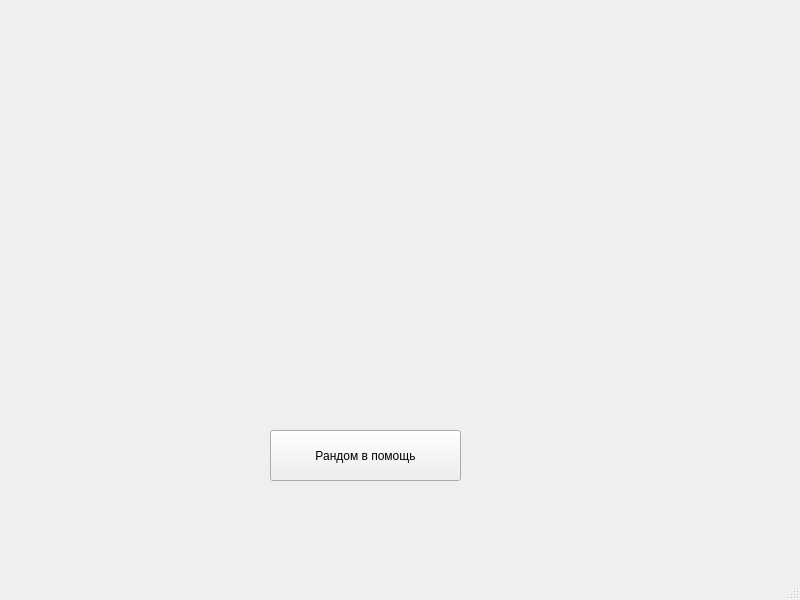
<?xml version="1.0" encoding="UTF-8"?>
<ui version="4.0">
 <class>MainWindow</class>
 <widget class="QMainWindow" name="MainWindow">
  <property name="geometry">
   <rect>
    <x>0</x>
    <y>0</y>
    <width>800</width>
    <height>600</height>
   </rect>
  </property>
  <property name="windowTitle">
   <string>MainWindow</string>
  </property>
  <widget class="QWidget" name="centralwidget">
   <widget class="QPushButton" name="pushButton">
    <property name="geometry">
     <rect>
      <x>270</x>
      <y>430</y>
      <width>191</width>
      <height>51</height>
     </rect>
    </property>
    <property name="text">
     <string>Рандом в помощь</string>
    </property>
   </widget>
  </widget>
  <widget class="QMenuBar" name="menubar">
   <property name="geometry">
    <rect>
     <x>0</x>
     <y>0</y>
     <width>800</width>
     <height>26</height>
    </rect>
   </property>
  </widget>
  <widget class="QStatusBar" name="statusbar"/>
 </widget>
 <resources/>
 <connections/>
</ui>
